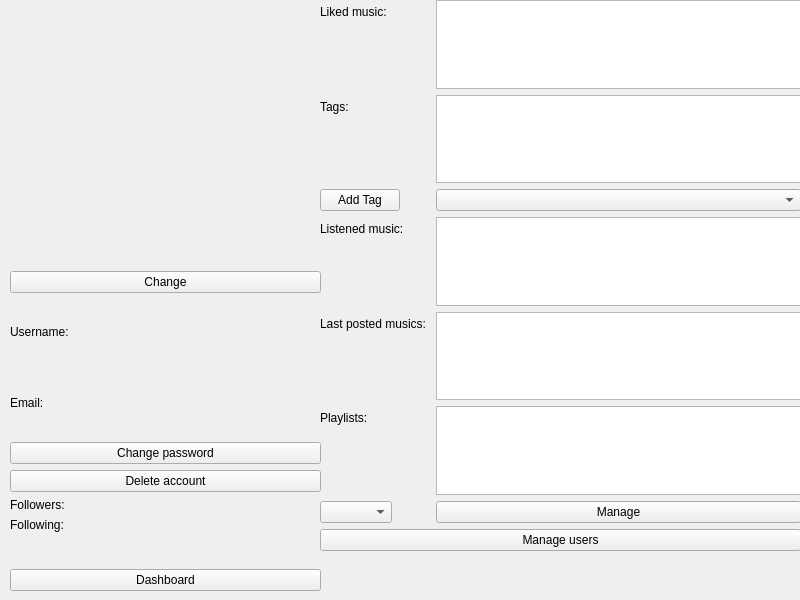
<?xml version="1.0" encoding="UTF-8"?>
<ui version="4.0">
 <class>manager_profile_form</class>
 <widget class="QWidget" name="manager_profile_form">
  <property name="geometry">
   <rect>
    <x>0</x>
    <y>0</y>
    <width>800</width>
    <height>600</height>
   </rect>
  </property>
  <property name="windowTitle">
   <string>Form</string>
  </property>
  <widget class="QWidget" name="formLayoutWidget_2">
   <property name="geometry">
    <rect>
     <x>320</x>
     <y>0</y>
     <width>481</width>
     <height>591</height>
    </rect>
   </property>
   <layout class="QFormLayout" name="formLayout_2">
    <item row="0" column="0">
     <widget class="QLabel" name="label_14">
      <property name="text">
       <string>Liked music: </string>
      </property>
     </widget>
    </item>
    <item row="0" column="1">
     <widget class="QListWidget" name="liked_mu_view_2"/>
    </item>
    <item row="1" column="0">
     <widget class="QLabel" name="label_15">
      <property name="text">
       <string>Tags: </string>
      </property>
     </widget>
    </item>
    <item row="1" column="1">
     <widget class="QListWidget" name="tags_view_2"/>
    </item>
    <item row="2" column="0">
     <widget class="QPushButton" name="add_tag_button_2">
      <property name="text">
       <string>Add Tag</string>
      </property>
     </widget>
    </item>
    <item row="2" column="1">
     <widget class="QComboBox" name="tags_combo_2"/>
    </item>
    <item row="3" column="0">
     <widget class="QLabel" name="label_16">
      <property name="text">
       <string>Listened music:</string>
      </property>
     </widget>
    </item>
    <item row="3" column="1">
     <widget class="QListWidget" name="listen_mu_view_2"/>
    </item>
    <item row="4" column="0">
     <widget class="QLabel" name="label_17">
      <property name="text">
       <string>Last posted musics: </string>
      </property>
     </widget>
    </item>
    <item row="4" column="1">
     <widget class="QListWidget" name="post_music_view_2"/>
    </item>
    <item row="5" column="0">
     <widget class="QLabel" name="label_18">
      <property name="text">
       <string>Playlists:</string>
      </property>
     </widget>
    </item>
    <item row="5" column="1">
     <widget class="QListWidget" name="playlist_view_2"/>
    </item>
    <item row="6" column="0">
     <widget class="QComboBox" name="manage_playlist_2"/>
    </item>
    <item row="6" column="1">
     <widget class="QPushButton" name="manage_playlist_button_2">
      <property name="text">
       <string>Manage</string>
      </property>
     </widget>
    </item>
    <item row="8" column="1">
     <widget class="QLabel" name="error_label_2">
      <property name="text">
       <string/>
      </property>
     </widget>
    </item>
    <item row="9" column="1">
     <widget class="QLabel" name="label_19">
      <property name="text">
       <string/>
      </property>
     </widget>
    </item>
    <item row="7" column="0" colspan="2">
     <widget class="QPushButton" name="manage_user_button">
      <property name="text">
       <string>Manage users</string>
      </property>
     </widget>
    </item>
   </layout>
  </widget>
  <widget class="QWidget" name="verticalLayoutWidget_3">
   <property name="geometry">
    <rect>
     <x>10</x>
     <y>0</y>
     <width>311</width>
     <height>591</height>
    </rect>
   </property>
   <layout class="QVBoxLayout" name="verticalLayout_4">
    <item>
     <layout class="QVBoxLayout" name="verticalLayout_2">
      <item>
       <widget class="QLabel" name="image_label">
        <property name="text">
         <string/>
        </property>
       </widget>
      </item>
      <item>
       <widget class="QPushButton" name="photo_choose">
        <property name="text">
         <string>Change</string>
        </property>
       </widget>
      </item>
      <item>
       <layout class="QVBoxLayout" name="verticalLayout">
        <item>
         <layout class="QHBoxLayout" name="horizontalLayout">
          <item>
           <widget class="QLabel" name="label_2">
            <property name="text">
             <string>Username: </string>
            </property>
           </widget>
          </item>
          <item>
           <widget class="QLabel" name="username_label">
            <property name="text">
             <string/>
            </property>
           </widget>
          </item>
         </layout>
        </item>
        <item>
         <layout class="QHBoxLayout" name="horizontalLayout_2">
          <item>
           <widget class="QLabel" name="label_3">
            <property name="text">
             <string>Email: </string>
            </property>
           </widget>
          </item>
          <item>
           <widget class="QLabel" name="email_label">
            <property name="text">
             <string/>
            </property>
           </widget>
          </item>
         </layout>
        </item>
        <item>
         <widget class="QPushButton" name="change_pass_button">
          <property name="text">
           <string>Change password</string>
          </property>
         </widget>
        </item>
        <item>
         <widget class="QPushButton" name="delete_ac_button">
          <property name="text">
           <string>Delete account</string>
          </property>
         </widget>
        </item>
        <item>
         <layout class="QFormLayout" name="formLayout">
          <item row="0" column="0">
           <widget class="QLabel" name="label_4">
            <property name="text">
             <string>Followers: </string>
            </property>
           </widget>
          </item>
          <item row="0" column="1">
           <widget class="QLabel" name="follow_num">
            <property name="text">
             <string/>
            </property>
           </widget>
          </item>
          <item row="1" column="0">
           <widget class="QLabel" name="label_5">
            <property name="text">
             <string>Following: </string>
            </property>
           </widget>
          </item>
          <item row="1" column="1">
           <widget class="QLabel" name="following_num">
            <property name="text">
             <string/>
            </property>
           </widget>
          </item>
         </layout>
        </item>
       </layout>
      </item>
     </layout>
    </item>
    <item>
     <widget class="QPushButton" name="dashboard_button_2">
      <property name="text">
       <string>Dashboard</string>
      </property>
     </widget>
    </item>
   </layout>
  </widget>
 </widget>
 <resources/>
 <connections/>
</ui>
